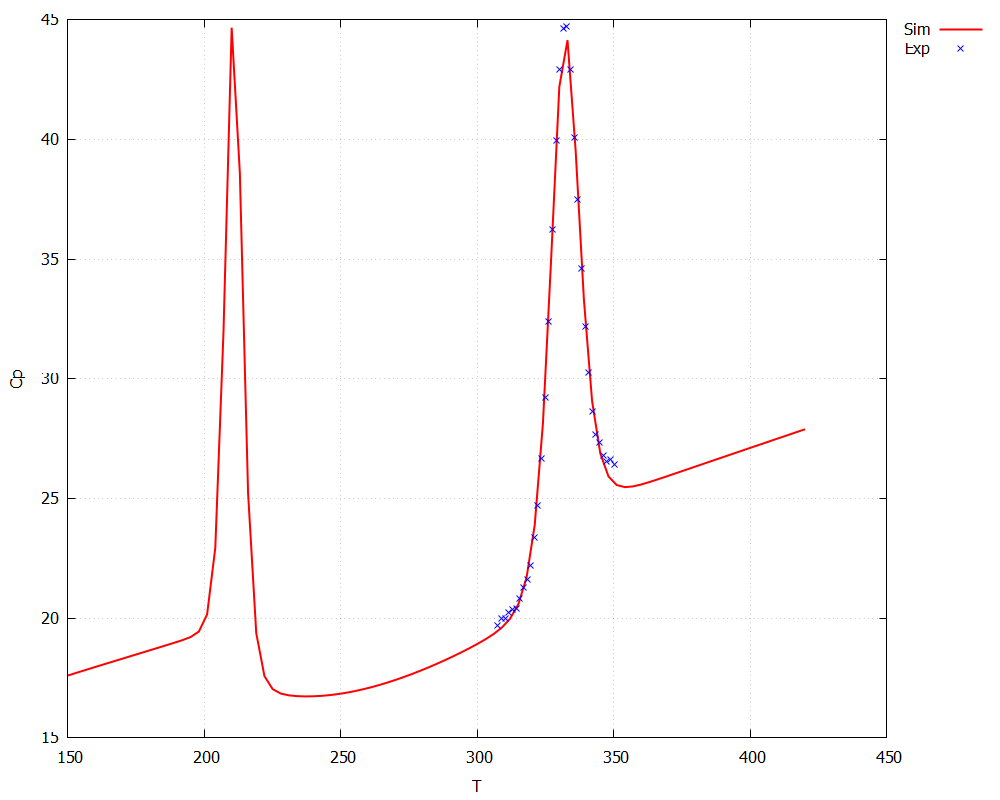

Source code (gnuplot):
# Configura el terminal y salida
set terminal pngcairo size 1000,800
set output 'sim_vs_exp.png'


# Gráfico 1: m v. T y sigma v. T
set xlabel 'T (K)'
set ylabel 'Cp (KJ/(molK)'
set grid
set key outside
plot 'profthermo.dat' using 2:8 with lines title 'Sim' linecolor rgb 'red' lw 2, "1PHT_expCp.txt" lc rgb "blue" title "Exp"
